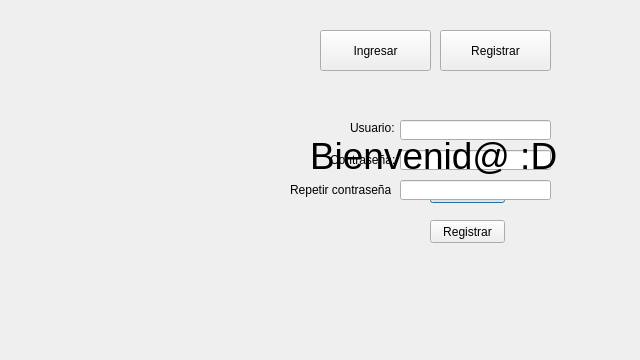
<?xml version="1.0" encoding="UTF-8"?>
<ui version="4.0">
 <class>ManuInicio</class>
 <widget class="QDialog" name="ManuInicio">
  <property name="geometry">
   <rect>
    <x>0</x>
    <y>0</y>
    <width>640</width>
    <height>360</height>
   </rect>
  </property>
  <property name="windowTitle">
   <string>DCCurve</string>
  </property>
  <widget class="QLineEdit" name="edit_user">
   <property name="geometry">
    <rect>
     <x>400</x>
     <y>120</y>
     <width>151</width>
     <height>20</height>
    </rect>
   </property>
  </widget>
  <widget class="QLineEdit" name="edit_password">
   <property name="geometry">
    <rect>
     <x>400</x>
     <y>150</y>
     <width>151</width>
     <height>20</height>
    </rect>
   </property>
  </widget>
  <widget class="QPushButton" name="button_ingresar">
   <property name="geometry">
    <rect>
     <x>430</x>
     <y>180</y>
     <width>75</width>
     <height>23</height>
    </rect>
   </property>
   <property name="text">
    <string>Ingresar</string>
   </property>
  </widget>
  <widget class="QLabel" name="text_user">
   <property name="geometry">
    <rect>
     <x>350</x>
     <y>120</y>
     <width>51</width>
     <height>16</height>
    </rect>
   </property>
   <property name="text">
    <string>Usuario:</string>
   </property>
  </widget>
  <widget class="QLabel" name="text_password">
   <property name="geometry">
    <rect>
     <x>330</x>
     <y>150</y>
     <width>71</width>
     <height>20</height>
    </rect>
   </property>
   <property name="text">
    <string>Contraseña:</string>
   </property>
  </widget>
  <widget class="QPushButton" name="button_registrar">
   <property name="geometry">
    <rect>
     <x>430</x>
     <y>220</y>
     <width>75</width>
     <height>23</height>
    </rect>
   </property>
   <property name="text">
    <string>Registrar</string>
   </property>
  </widget>
  <widget class="QLabel" name="text_password_rep">
   <property name="geometry">
    <rect>
     <x>290</x>
     <y>180</y>
     <width>101</width>
     <height>20</height>
    </rect>
   </property>
   <property name="text">
    <string>Repetir contraseña:</string>
   </property>
  </widget>
  <widget class="QLineEdit" name="edit_password_rep">
   <property name="geometry">
    <rect>
     <x>400</x>
     <y>180</y>
     <width>151</width>
     <height>20</height>
    </rect>
   </property>
  </widget>
  <widget class="QLabel" name="logo">
   <property name="geometry">
    <rect>
     <x>70</x>
     <y>50</y>
     <width>171</width>
     <height>201</height>
    </rect>
   </property>
   <property name="text">
    <string>&lt;html&gt;&lt;head/&gt;&lt;body&gt;&lt;p&gt;&lt;img src=&quot;:/newPrefix/logo4.png&quot;/&gt;&lt;/p&gt;&lt;/body&gt;&lt;/html&gt;</string>
   </property>
  </widget>
  <widget class="QLabel" name="text_bienvenida">
   <property name="geometry">
    <rect>
     <x>310</x>
     <y>130</y>
     <width>251</width>
     <height>51</height>
    </rect>
   </property>
   <property name="font">
    <font>
     <pointsize>28</pointsize>
    </font>
   </property>
   <property name="text">
    <string>Bienvenid@ :D</string>
   </property>
  </widget>
  <widget class="QLabel" name="inicio_ingresar_oscuro">
   <property name="geometry">
    <rect>
     <x>310</x>
     <y>20</y>
     <width>131</width>
     <height>61</height>
    </rect>
   </property>
   <property name="text">
    <string/>
   </property>
  </widget>
  <widget class="QLabel" name="inicio_registrar_oscuro">
   <property name="geometry">
    <rect>
     <x>430</x>
     <y>20</y>
     <width>131</width>
     <height>61</height>
    </rect>
   </property>
   <property name="text">
    <string/>
   </property>
  </widget>
  <widget class="QPushButton" name="inicio_ingresar">
   <property name="geometry">
    <rect>
     <x>320</x>
     <y>30</y>
     <width>111</width>
     <height>41</height>
    </rect>
   </property>
   <property name="text">
    <string>Ingresar</string>
   </property>
  </widget>
  <widget class="QPushButton" name="inicio_registrar">
   <property name="geometry">
    <rect>
     <x>440</x>
     <y>30</y>
     <width>111</width>
     <height>41</height>
    </rect>
   </property>
   <property name="text">
    <string>Registrar</string>
   </property>
  </widget>
  <widget class="QLabel" name="espacio_datos">
   <property name="geometry">
    <rect>
     <x>280</x>
     <y>110</y>
     <width>291</width>
     <height>141</height>
    </rect>
   </property>
   <property name="text">
    <string/>
   </property>
  </widget>
  <widget class="QLabel" name="espacio_error_inicio">
   <property name="geometry">
    <rect>
     <x>280</x>
     <y>260</y>
     <width>291</width>
     <height>51</height>
    </rect>
   </property>
   <property name="text">
    <string/>
   </property>
  </widget>
  <widget class="QLabel" name="text_error_inicio">
   <property name="geometry">
    <rect>
     <x>290</x>
     <y>268</y>
     <width>271</width>
     <height>31</height>
    </rect>
   </property>
   <property name="text">
    <string/>
   </property>
  </widget>
  <zorder>espacio_datos</zorder>
  <zorder>edit_user</zorder>
  <zorder>edit_password</zorder>
  <zorder>button_ingresar</zorder>
  <zorder>text_user</zorder>
  <zorder>text_password</zorder>
  <zorder>button_registrar</zorder>
  <zorder>text_password_rep</zorder>
  <zorder>edit_password_rep</zorder>
  <zorder>logo</zorder>
  <zorder>text_bienvenida</zorder>
  <zorder>inicio_ingresar_oscuro</zorder>
  <zorder>inicio_registrar_oscuro</zorder>
  <zorder>inicio_ingresar</zorder>
  <zorder>inicio_registrar</zorder>
  <zorder>espacio_error_inicio</zorder>
  <zorder>text_error_inicio</zorder>
 </widget>
 <resources/>
 <connections/>
</ui>
